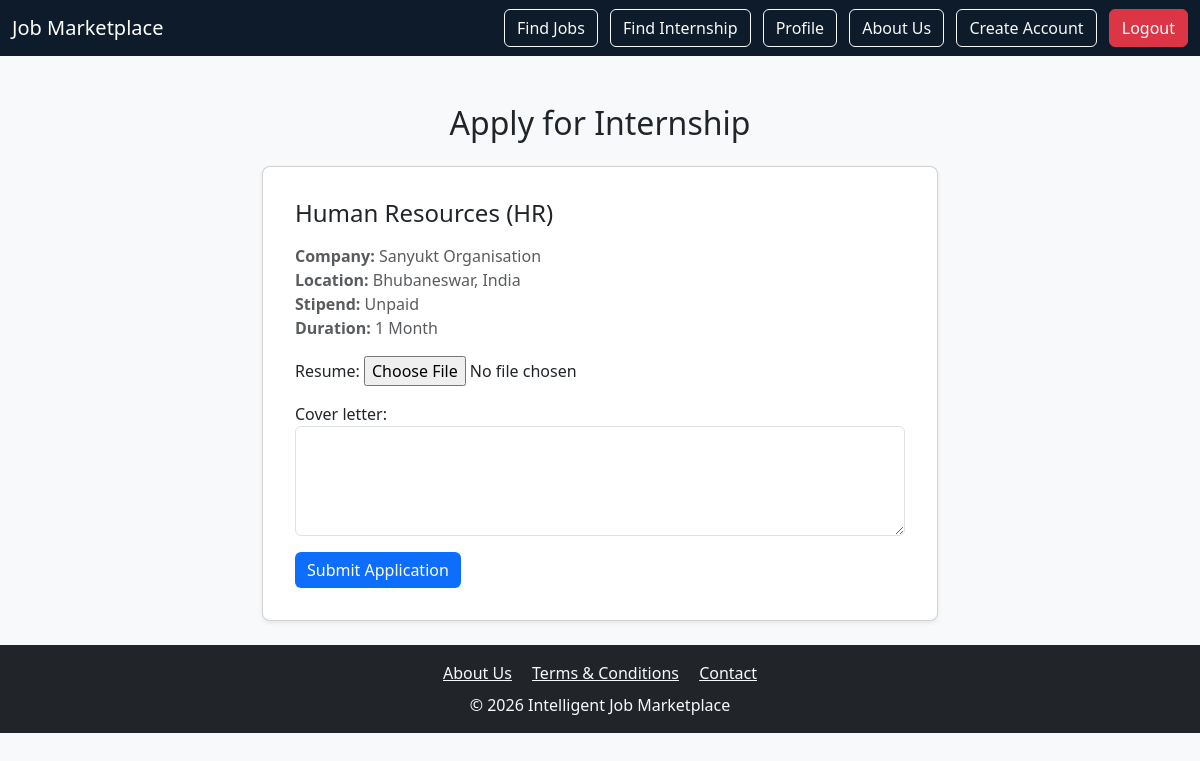
The page /internships/2/apply/ (signed in) on the database its author committed.
### jobs/models.py (models this page shows, shortened)
class Internship(models.Model):
    INTERNSHIP_TYPE_CHOICES = [
        ("onsite", "Onsite"),
        ("wfh", "Work From Home"),
    ]
    title = models.CharField(max_length=200)
    company = models.CharField(max_length=200)
    location = models.CharField(max_length=200)
    duration = models.CharField(max_length=50)
    stipend = models.CharField(max_length=50, blank=True, null=True)
    internship_type = models.CharField(max_length=10, choices=INTERNSHIP_TYPE_CHOICES, default="onsite")
    description = models.TextField()
    posted_at = models.DateTimeField(auto_now_add=True)
    featured = models.BooleanField(default=False)

### jobs/views.py (the view)
# urls.py: path("internships/<int:pk>/apply/", views.apply_internship, name="apply_internship"),
@login_required
def apply_internship(request, pk):
    internship = get_object_or_404(Internship, pk=pk)
    if request.method == "POST":
        form = ApplicationForm(request.POST, request.FILES)
        if form.is_valid():
            application = form.save(commit=False)
            application.user = request.user
            application.internship = internship
            application.save()
            messages.success(request, "Application submitted successfully!")
            return redirect("profile")
    else:
        form = ApplicationForm()
    return render(request, "apply_internship.html", {"form": form, "internship": internship})

### jobs/forms.py
class ApplicationForm(forms.ModelForm):
    class Meta:
        model = Application
        fields = ['applicant_name', 'applicant_email', 'resume', 'cover_letter']
        widgets = {
            'applicant_name': forms.TextInput(attrs={'class': 'form-control'}),
            'applicant_email': forms.EmailInput(attrs={'class': 'form-control'}),
            'cover_letter': forms.Textarea(attrs={'rows': 4, 'class': 'form-control'}),
        }

### jobs/templates/apply_internship.html (shortened to what this page needs)
{% extends "base.html" %}
{% block content %}
<div class="container mt-5" style="max-width: 700px;">
  <h2 class="mb-4 text-center">Apply for Internship</h2>
  <div class="card shadow-sm">
    <div class="card-body">
      <h4 class="mb-3">{{ internship.title }}</h4>
      <p class="text-muted">
        <strong>Company:</strong> {{ internship.company }}<br>
        <strong>Location:</strong> {{ internship.location }}<br>
        <strong>Stipend:</strong> {{ internship.stipend }}<br>
        <strong>Duration:</strong> {{ internship.duration }}
      </p>
     <form method="post" enctype="multipart/form-data">
    <div class="mb-3">
        {{ form.resume.label_tag }}
        {{ form.resume }}
    </div>
    <div class="mb-3">
        {{ form.cover_letter.label_tag }}
        {{ form.cover_letter }}
    </div>
    <button type="submit" class="btn btn-primary">Submit Application</button>
</form>
    </div>
  </div>
</div>
{% endblock %}

### jobs/static/css/style.css (style rules this page uses)
body { background-color: #f8f9fa; color: #212529; font-family: "Segoe UI", Arial, sans-serif; }
h2 { margin-bottom: 20px; color: #212529; }
.card { background-color: #ffffff; border-radius: 8px; box-shadow: 0 2px 6px rgba(0,0,0,0.1); padding: 1rem; margin-bottom: 1.5rem; }
.btn-primary { background-color: #0d6efd; border: none; }

### rows shown on the page
Internship: title "Human Resources (HR)", company "Sanyukt Organisation", location "Bhubaneswar, India", stipend "Unpaid", duration "1 Month"
